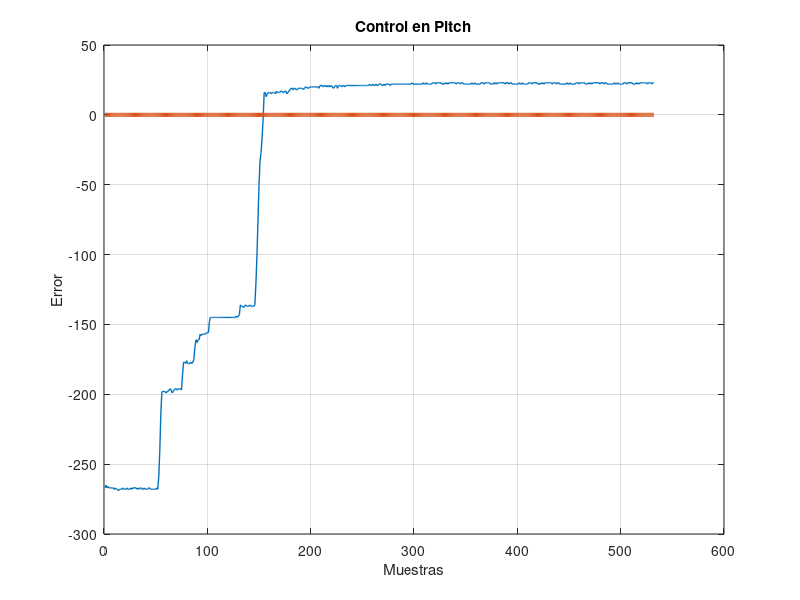

Write the MATLAB code that produced this figure. (Note: this script raises an error after producing the figure.)
clc;
clear all;
clf;
data = load('data2.txt');
x = zeros(size(data));
R = zeros(size(data));
for i = [1 : length(data)]
  x(i) = i;
endfor
plot(x,data,"linewidth", 1);
hold on;
plot(x,R,"linewidth", 3);
grid on;
xlabel ("Muestras");
ylabel ("Error");
title ("Control en Pitch");
h = legend ({"Control PI"}, "Referencia");
legend (h, "location", "northeastoutside");